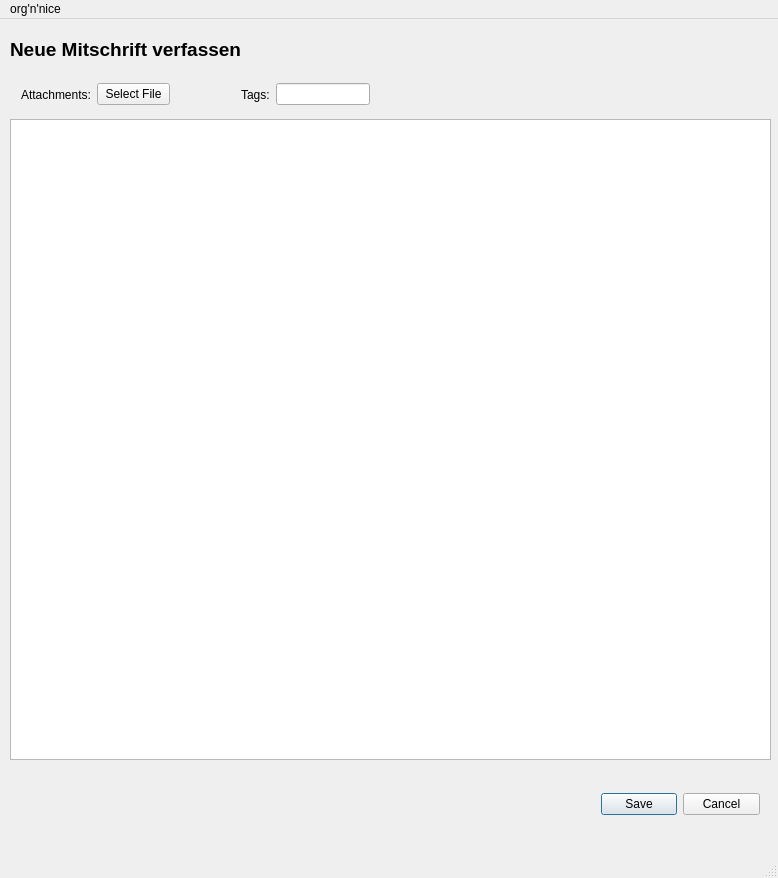
<?xml version="1.0" encoding="UTF-8"?>
<ui version="4.0">
 <class>MainWindow</class>
 <widget class="QMainWindow" name="MainWindow">
  <property name="geometry">
   <rect>
    <x>0</x>
    <y>0</y>
    <width>778</width>
    <height>878</height>
   </rect>
  </property>
  <property name="windowTitle">
   <string>MainWindow</string>
  </property>
  <widget class="QWidget" name="centralWidget">
   <widget class="QWidget" name="layoutWidget">
    <property name="geometry">
     <rect>
      <x>230</x>
      <y>50</y>
      <width>151</width>
      <height>51</height>
     </rect>
    </property>
    <layout class="QHBoxLayout" name="horizontalLayout_2">
     <item>
      <widget class="QLabel" name="label_5">
       <property name="text">
        <string>Tags:</string>
       </property>
      </widget>
     </item>
     <item>
      <widget class="QLineEdit" name="lineEdit"/>
     </item>
    </layout>
   </widget>
   <widget class="QTextEdit" name="textEdit">
    <property name="geometry">
     <rect>
      <x>10</x>
      <y>100</y>
      <width>761</width>
      <height>641</height>
     </rect>
    </property>
   </widget>
   <widget class="QWidget" name="layoutWidget_2">
    <property name="geometry">
     <rect>
      <x>590</x>
      <y>760</y>
      <width>181</width>
      <height>51</height>
     </rect>
    </property>
    <layout class="QHBoxLayout" name="horizontalLayout_3">
     <item>
      <widget class="QDialogButtonBox" name="buttonBox">
       <property name="styleSheet">
        <string notr="true"/>
       </property>
       <property name="standardButtons">
        <set>QDialogButtonBox::Cancel|QDialogButtonBox::Save</set>
       </property>
      </widget>
     </item>
    </layout>
   </widget>
   <widget class="QWidget" name="horizontalLayoutWidget">
    <property name="geometry">
     <rect>
      <x>10</x>
      <y>50</y>
      <width>171</width>
      <height>51</height>
     </rect>
    </property>
    <layout class="QHBoxLayout" name="horizontalLayout_6">
     <item>
      <widget class="QLabel" name="label_3">
       <property name="text">
        <string>Attachments:</string>
       </property>
      </widget>
     </item>
     <item>
      <widget class="QPushButton" name="pushButton_2">
       <property name="text">
        <string>Select File</string>
       </property>
      </widget>
     </item>
    </layout>
   </widget>
   <widget class="QLabel" name="label">
    <property name="geometry">
     <rect>
      <x>10</x>
      <y>10</y>
      <width>261</width>
      <height>41</height>
     </rect>
    </property>
    <property name="font">
     <font>
      <pointsize>14</pointsize>
      <weight>75</weight>
      <bold>true</bold>
     </font>
    </property>
    <property name="text">
     <string>Neue Mitschrift verfassen</string>
    </property>
   </widget>
  </widget>
  <widget class="QMenuBar" name="menuBar">
   <property name="geometry">
    <rect>
     <x>0</x>
     <y>0</y>
     <width>778</width>
     <height>21</height>
    </rect>
   </property>
   <widget class="QMenu" name="menuOrg_n_nice">
    <property name="title">
     <string>org'n'nice</string>
    </property>
   </widget>
   <addaction name="menuOrg_n_nice"/>
  </widget>
  <widget class="QStatusBar" name="statusBar"/>
 </widget>
 <layoutdefault spacing="6" margin="11"/>
 <resources/>
 <connections/>
</ui>
